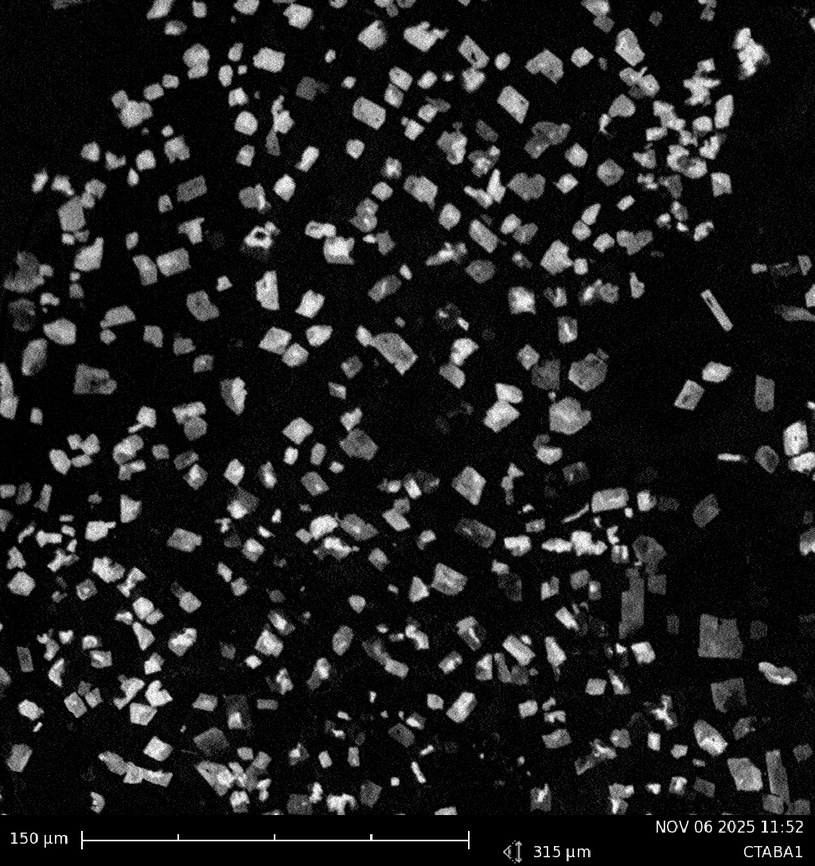
#> input picture Fall 25 Research Images/CTABA10001.jpg, 815 x 866 px, shrunk from 1024 x 1088 before the run, given in place of NOCOB2.JPG, which was not available
$ python 'Automation Measuring.py'
#> lines starting #> are read from the running program, lines starting #| are printed output that depends on the picture; after the words box and inside, x2 and y2 are one past the last pixel; in counts of white or black regions, pixels touching at a corner belong together; pictures that were not available may be replaced by others from this repository, and a replacement may not be noted
import cv2
import numpy as np

# -----------------------------
# Load SEM image
# -----------------------------
image_path = r"C:\Users\D00456326\Desktop\Research Photos\Nanoparticles\NOCOB2.JPG"
img = cv2.imread(image_path, cv2.IMREAD_GRAYSCALE)
#> img is the input picture: shape (866, 815); min 0, max 255, mean 31.4
if img is None:
    print("Error: Image not found.")
    exit()

# -----------------------------
# Ask for micron scale
# -----------------------------
micron_value = float(input("Enter the micron scale represented by the scale bar: "))
#> the answer given: 3
pixel_length = float(input("Enter the number of pixels corresponding to that scale: "))
#> the answer given: 3
micron_per_pixel = micron_value / pixel_length
print(f"Micron per pixel ratio: {micron_per_pixel:.6f} μm/pixel")

# -----------------------------
# Crop bottom 10%
# -----------------------------
height = img.shape[0]
img_cropped = img[:int(height * 0.9), :]

# -----------------------------
# Measuring Pass: preprocessing
# -----------------------------
# Minimal blur to preserve edges
img_blur = cv2.GaussianBlur(img_cropped, (3, 3), 0)

# Adaptive thresholding (invert so particles are white)
img_thresh = cv2.adaptiveThreshold(
    img_blur, 255, cv2.ADAPTIVE_THRESH_GAUSSIAN_C,
    cv2.THRESH_BINARY_INV, 11, 2
)
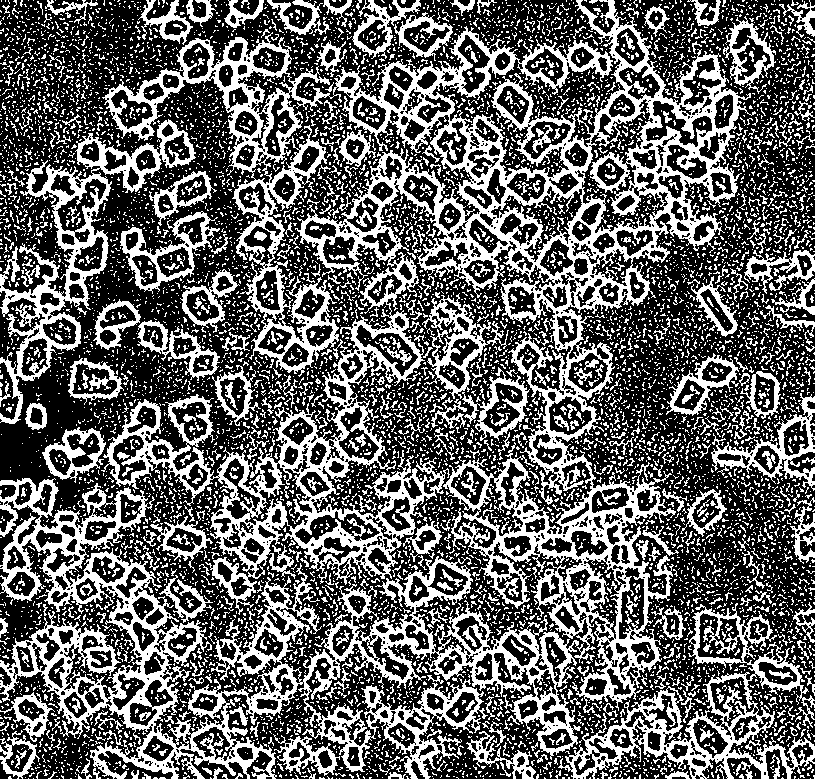
#> img_thresh: shape (779, 815); 38.3% white; 8473 white regions (7763 under 20 px), largest, box (x1, y1, x2, y2) and area: (101, 0, 756, 713) 87729, (0, 478, 581, 779) 39345, (558, 603, 815, 779) 9519

# Morphological opening to remove tiny noise
kernel = np.ones((2, 2), np.uint8)
img_thresh = cv2.morphologyEx(img_thresh, cv2.MORPH_OPEN, kernel)
#> img_thresh: shape (779, 815); 31.7% white; 5418 white regions (4928 under 20 px), largest, box (x1, y1, x2, y2) and area: (299, 0, 747, 315) 24750, (0, 489, 205, 779) 13869, (464, 479, 674, 703) 7862

# -----------------------------
# Watershed to separate touching particles
# -----------------------------
dist_transform = cv2.distanceTransform(img_thresh, cv2.DIST_L2, 5)
_, sure_fg = cv2.threshold(dist_transform, 0.55 * dist_transform.max(), 255, 0)
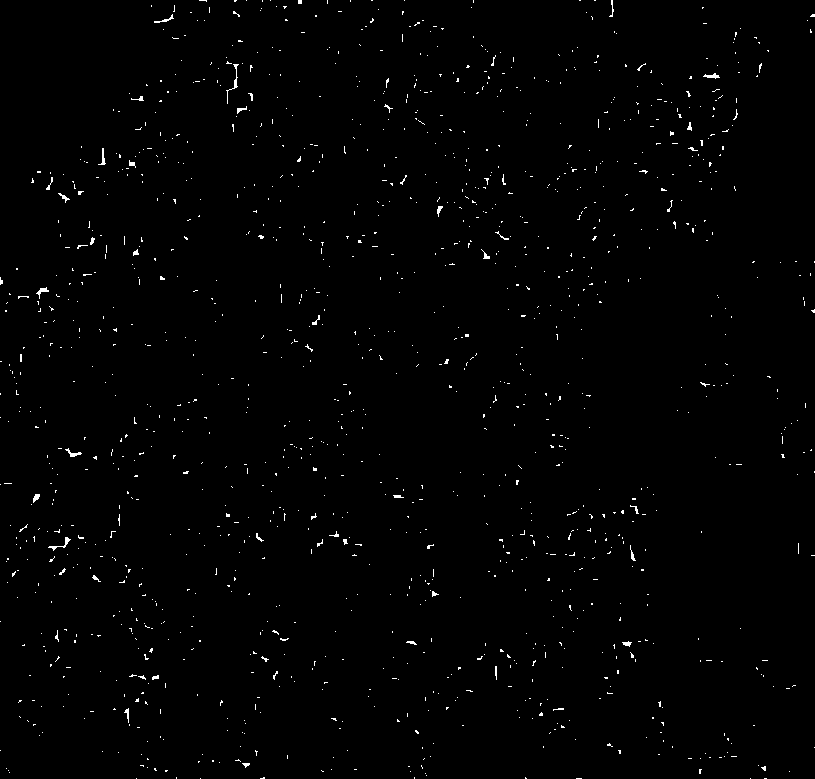
#> sure_fg: shape (779, 815) float32; 0.87% white in thin lines or dots

sure_fg = np.uint8(sure_fg)
#> sure_fg: shape (779, 815); 0.87% white in thin lines or dots
unknown = cv2.subtract(img_thresh, sure_fg)
#> unknown: shape (779, 815); 30.9% white; 5418 white regions (4929 under 20 px), largest, box (x1, y1, x2, y2) and area: (299, 0, 747, 315) 23751, (0, 489, 205, 779) 13245, (464, 479, 674, 703) 7507

_, markers = cv2.connectedComponents(sure_fg)
#> markers: shape (779, 815) int32; 1333 distinct labels, from 0 to 1332
markers = markers + 1
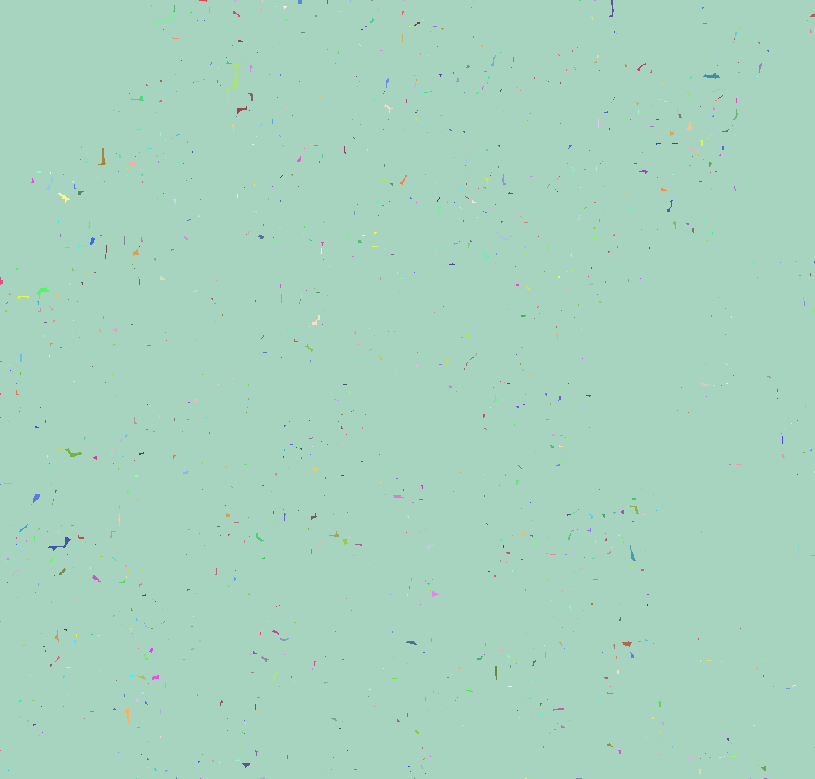
#> markers: shape (779, 815) int32; 1333 distinct labels, from 1 to 1333; one colour per label, 0 black
markers[unknown == 255] = 0
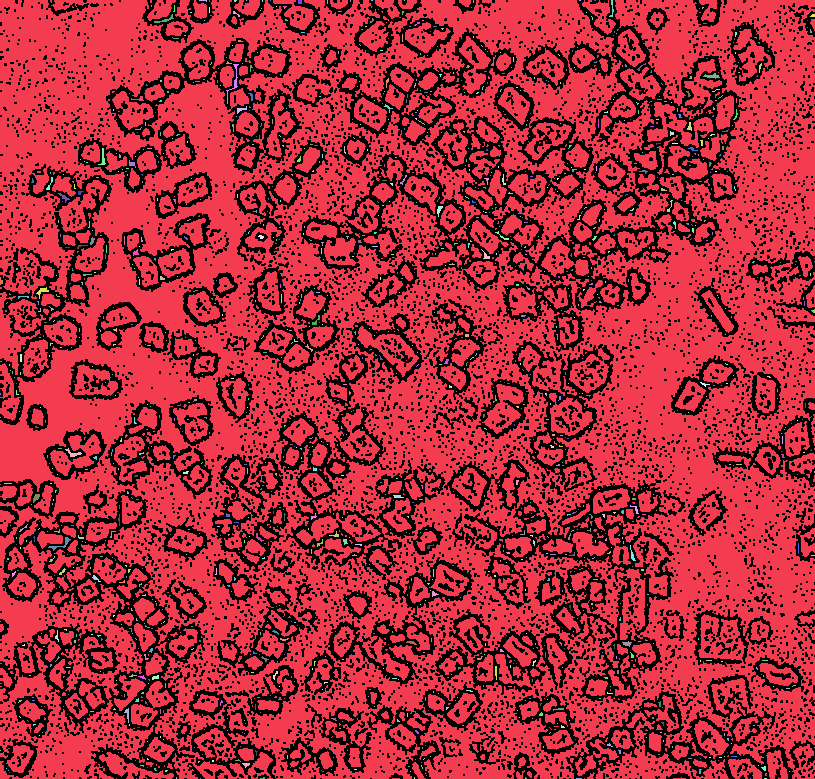
#> markers: shape (779, 815) int32; 1334 distinct labels, from 0 to 1333; one colour per label, 0 black

img_color = cv2.cvtColor(img_cropped, cv2.COLOR_GRAY2BGR)
markers = cv2.watershed(img_color, markers)
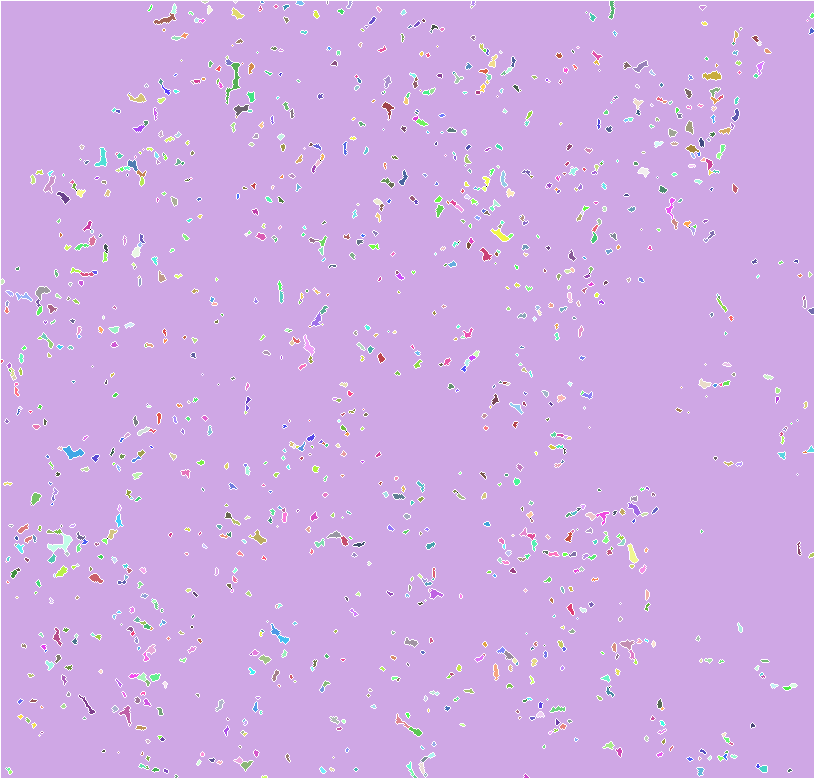
#> markers: shape (779, 815) int32; 1316 distinct labels, from -1 to 1328; one colour per label, 0 black, -1 white
img_thresh[markers == -1] = 0
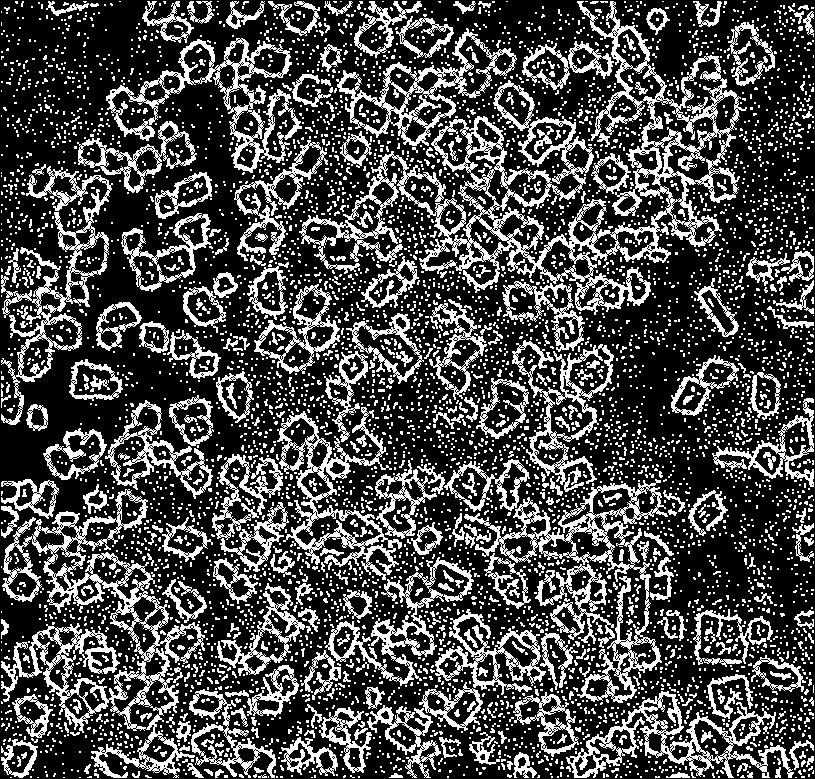
#> img_thresh: shape (779, 815); 28.7% white; 5422 white regions (4933 under 20 px)

# -----------------------------
# Find contours for measuring
# -----------------------------
contours, _ = cv2.findContours(img_thresh, cv2.RETR_EXTERNAL, cv2.CHAIN_APPROX_SIMPLE)
#> contours = 4886 contours, 4692 with area under 20; largest, box (x1, y1, x2, y2) and area: (299, 1, 747, 315) 40755, (1, 489, 205, 778) 20999, (464, 479, 668, 703) 10790, (106, 38, 302, 173) 9550, (336, 28, 517, 146) 7706
min_area_pixels = 5  # remove tiny noise
contours = [c for c in contours if cv2.contourArea(c) >= min_area_pixels]
#> contours = 1058 contours, 864 with area under 20; largest, box (x1, y1, x2, y2) and area: (299, 1, 747, 315) 40755, (1, 489, 205, 778) 20999, (464, 479, 668, 703) 10790, (106, 38, 302, 173) 9550, (336, 28, 517, 146) 7706

areas_pixels = [cv2.contourArea(c) for c in contours]
#> areas_pixels = 1058 values, max 40755 at index 1044, min 5 at index 12, mean 222.3
areas_microns = [a * (micron_per_pixel ** 2) for a in areas_pixels]
#> areas_microns has the same summary as areas_pixels

# -----------------------------
# Output average area
# -----------------------------
if len(areas_microns) == 0:
    print("No nanoparticles detected for measuring.")
else:
    avg_area = np.mean(areas_microns)
#> avg_area = 222.3
    print(f"Average nanoparticle area (measuring pass): {avg_area:.4f} μm²")
#| Average nanoparticle area (measuring pass): 222.2769 μm²

# Optional: save visualization
cv2.imwrite("measuring_pass.png", img_thresh)
print("Thresholded image for measuring saved as 'measuring_pass.png'.")

$ run again, on Fall 25 Research Images/CTABB10001.jpg
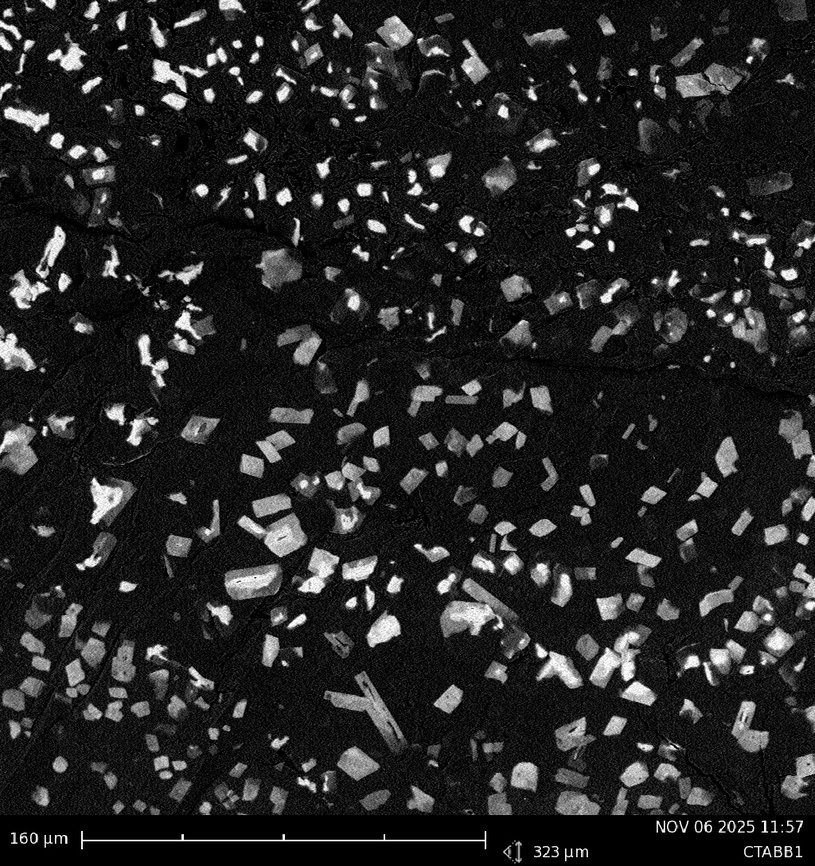
#> input picture Fall 25 Research Images/CTABB10001.jpg, 815 x 866 px, shrunk from 1024 x 1088 before the run, given in place of NOCOB2.JPG, which was not available
#> img is the input picture: shape (866, 815); min 0, max 255, mean 37.5
#> `img_thresh = cv2.adaptiveThreshold( img_blur, 255, cv2.ADAPTIVE_THRESH..`:
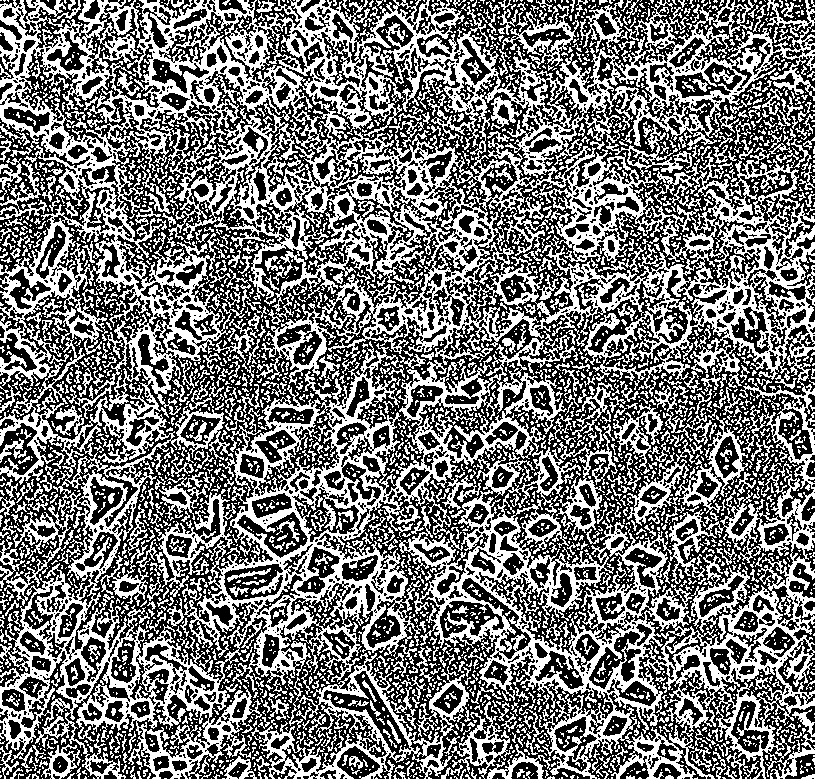
#> img_thresh: shape (779, 815); 46% white; 3856 white regions (3027 under 20 px), largest, box (x1, y1, x2, y2) and area: (0, 0, 815, 779) 214012, (251, 653, 471, 779) 6122, (0, 505, 74, 606) 1679
#> unknown: shape (779, 815); 39.1% white in thin lines or dots
#> `img_thresh[markers == -1] = 0`:
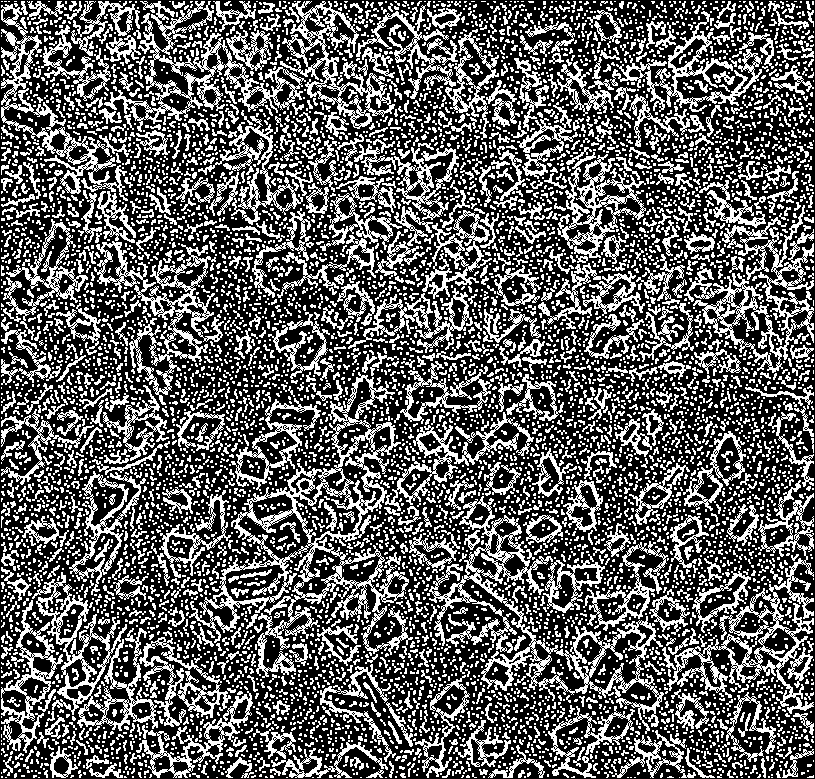
#> img_thresh: shape (779, 815); 36.7% white in thin lines or dots
#> `contours, _ = cv2.findContours(img_thresh, cv2.RETR_EXTERNAL, cv2.CHAI..`: contours = 6693 contours, 6110 with area under 20; largest, box (x1, y1, x2, y2) and area: (189, 372, 413, 678) 21010, (429, 496, 664, 734) 11775, (667, 480, 814, 714) 7973, (32, 572, 158, 731) 7014, (104, 1, 306, 132) 6852
#> `contours = [c for c in contours if cv2.contourArea(c) >= min_area_pixe..`: contours = 3030 contours, 2447 with area under 20; largest, box (x1, y1, x2, y2) and area: (189, 372, 413, 678) 21010, (429, 496, 664, 734) 11775, (667, 480, 814, 714) 7973, (32, 572, 158, 731) 7014, (104, 1, 306, 132) 6852
#> areas_pixels = 3030 values, max 21010.5 at index 1524, min 5 at index 0, mean 70.9
#> areas_microns has the same summary as areas_pixels
#> avg_area = 70.9
#| Average nanoparticle area (measuring pass): 70.8992 μm²
